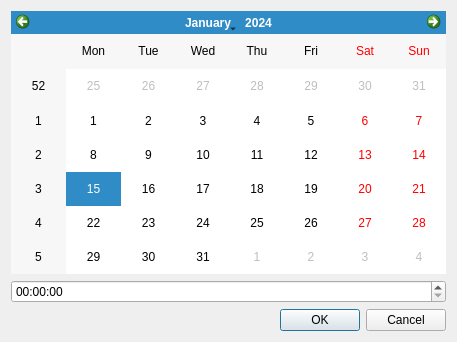
<?xml version="1.0" encoding="UTF-8"?>
<ui version="4.0">
 <class>EditDateDialog</class>
 <widget class="QDialog" name="EditDateDialog">
  <property name="geometry">
   <rect>
    <x>0</x>
    <y>0</y>
    <width>457</width>
    <height>342</height>
   </rect>
  </property>
  <property name="windowTitle">
   <string/>
  </property>
  <layout class="QVBoxLayout" name="verticalLayout">
   <item>
    <widget class="QCalendarWidget" name="DateEdit_"/>
   </item>
   <item>
    <widget class="QTimeEdit" name="TimeEdit_">
     <property name="displayFormat">
      <string>HH:mm:ss</string>
     </property>
    </widget>
   </item>
   <item>
    <widget class="QDialogButtonBox" name="buttonBox">
     <property name="orientation">
      <enum>Qt::Horizontal</enum>
     </property>
     <property name="standardButtons">
      <set>QDialogButtonBox::Cancel|QDialogButtonBox::Ok</set>
     </property>
    </widget>
   </item>
  </layout>
 </widget>
 <resources/>
 <connections>
  <connection>
   <sender>buttonBox</sender>
   <signal>accepted()</signal>
   <receiver>EditDateDialog</receiver>
   <slot>accept()</slot>
   <hints>
    <hint type="sourcelabel">
     <x>248</x>
     <y>254</y>
    </hint>
    <hint type="destinationlabel">
     <x>157</x>
     <y>274</y>
    </hint>
   </hints>
  </connection>
  <connection>
   <sender>buttonBox</sender>
   <signal>rejected()</signal>
   <receiver>EditDateDialog</receiver>
   <slot>reject()</slot>
   <hints>
    <hint type="sourcelabel">
     <x>316</x>
     <y>260</y>
    </hint>
    <hint type="destinationlabel">
     <x>286</x>
     <y>274</y>
    </hint>
   </hints>
  </connection>
 </connections>
</ui>
